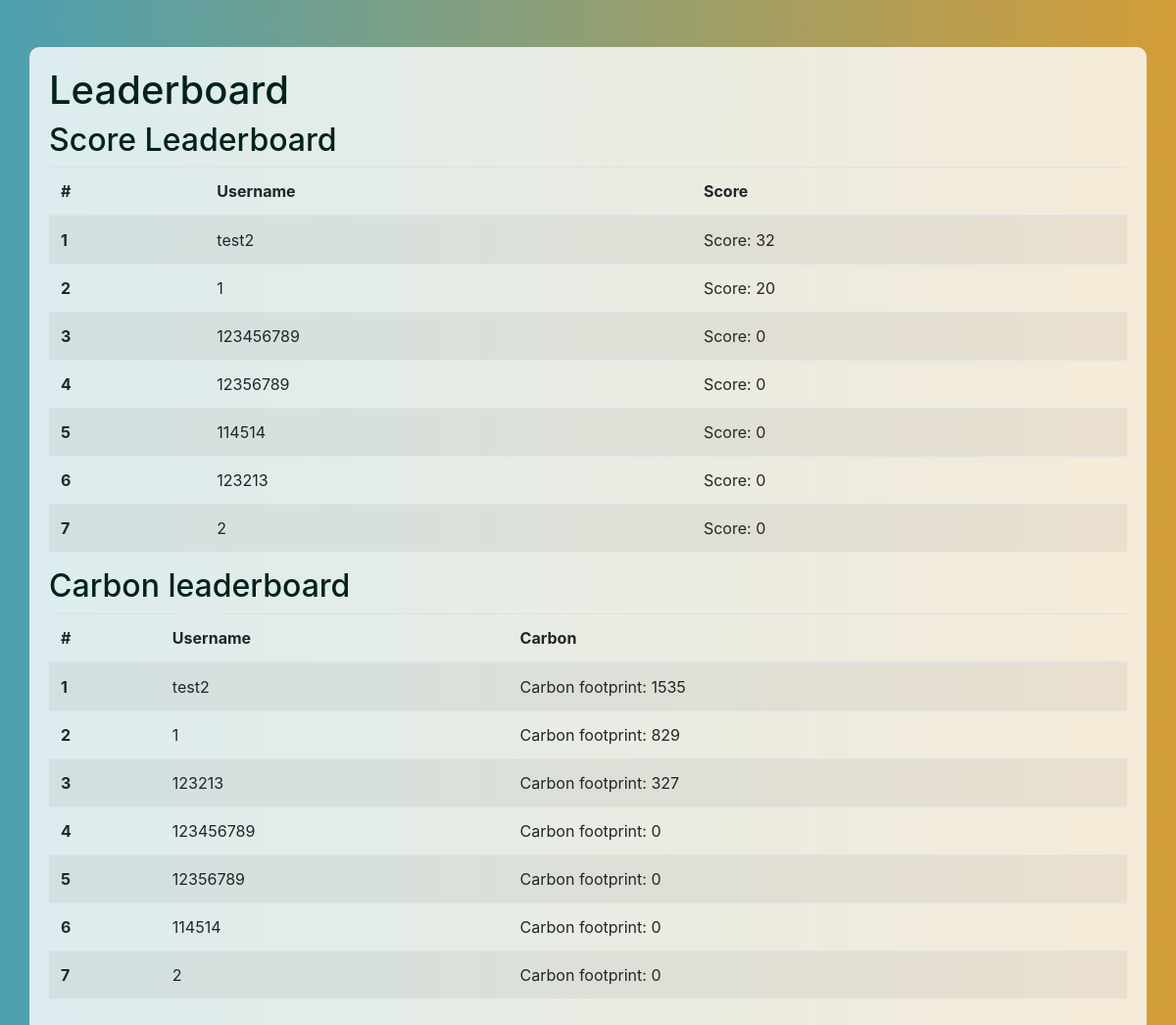
Before: /leaderboard/ (signed in) with the older database file.
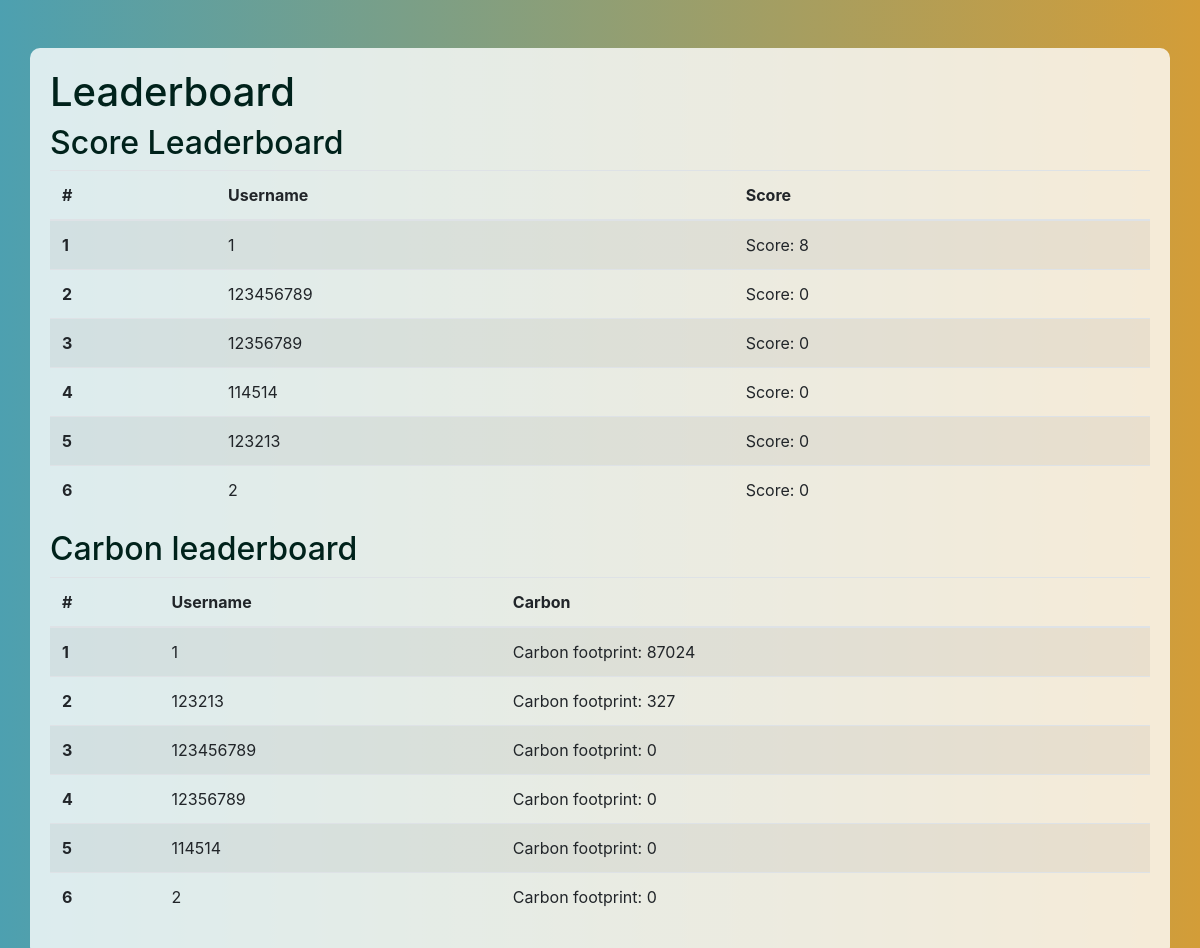
After: the same page with the newer database file.
### usersinformation/models.py (models this page shows, shortened)
class PlayerProfile(models.Model):
    avatar = models.ImageField(upload_to='avatars/', null=True, blank=True)
    nickname = models.CharField(max_length=255, blank=True)
    email = models.EmailField(blank=True)
    score = models.IntegerField(default=0)
    achievement_count = models.IntegerField(default=0)
    achievements = models.ManyToManyField(Achievement, blank=True, related_name='user')  # 添加多对多关系
    displayed_achievements = models.ManyToManyField(Achievement, related_name='displayed_by_users', blank=True)
    bio = models.TextField(blank=True)
    login_days = models.IntegerField(default=0)
    carbon = models.IntegerField(default=0)
    last_game_start = models.DateTimeField(null=True, blank=True)
    verified_locations_count = models.IntegerField(default=0)
    completed_series = models.ManyToManyField(Series, related_name='completed_by', blank=True)

### leaderboard/views.py (the view)
# urls.py: path('', views.user_leaderboard, name='user_leaderboard')
@login_requiredforuser
def user_leaderboard(request):
    score_leaderboard = PlayerProfile.objects.order_by('-score')[:10]  # Get the top 10
    carbon_leaderboard = PlayerProfile.objects.order_by('-carbon')[:10]  # Get the top 10
    context = {
        'score_leaderboard': score_leaderboard,
        'carbon_leaderboard': carbon_leaderboard,
    }
    return render(request, 'user_leaderboard.html', context)

### decorate.py (called while the page is built)
def login_requiredforuser(f):
    @wraps(f)  # 使用wraps装饰内部函数
    def wrap(request, *args, **kwargs):
        if not request.session.get('is_logged_in'):
            return HttpResponseRedirect('/login/')
        return f(request, *args, **kwargs)
    return wrap

### leaderboard/templates/user_leaderboard.html (shortened to what this page needs)
<!DOCTYPE html>
<html lang="en">
<head>
    <link rel="stylesheet" href="https://stackpath.bootstrapcdn.com/bootstrap/4.5.2/css/bootstrap.min.css">
</head>
<body>
    <div class="container mt-5">
        <h1>Leaderboard</h1>
        <h2>Score Leaderboard</h2>
        <table class="table table-striped">
            <thead>
                <tr>
                    <th scope="col">#</th>
                    <th scope="col">Username</th>
                    <th scope="col">Score</th>
                </tr>
            </thead>
            <tbody>
                {% for player in score_leaderboard %}
                <tr>
                    <th scope="row">{{ forloop.counter }}</th>
                    <td>{{ player.nickname }}</td>
                    <td>Score: {{ player.score }}</td>
                </tr>
                {% endfor %}
            </tbody>
        </table>
        <h2>Carbon leaderboard</h2>
        <table class="table table-striped">
            <thead>
                <tr>
                    <th scope="col">#</th>
                    <th scope="col">Username</th>
                    <th scope="col">Carbon</th>
                </tr>
            </thead>
            <tbody>
                {% for player in carbon_leaderboard %}
                <tr>
                    <th scope="row">{{ forloop.counter }}</th>
                    <td>{{ player.nickname }}</td>
                    <td>Carbon footprint: {{ player.carbon }}</td>
                </tr>
                {% endfor %}
            </tbody>
        </table>
    </div>
</body>
</html>

Changed rows visible on the page:
removed PlayerProfile: nickname "test2", score "32", carbon "1535"
changed PlayerProfile (number 1 of 6 on the later page): score "20" → "8"; carbon "829" → "87024"
